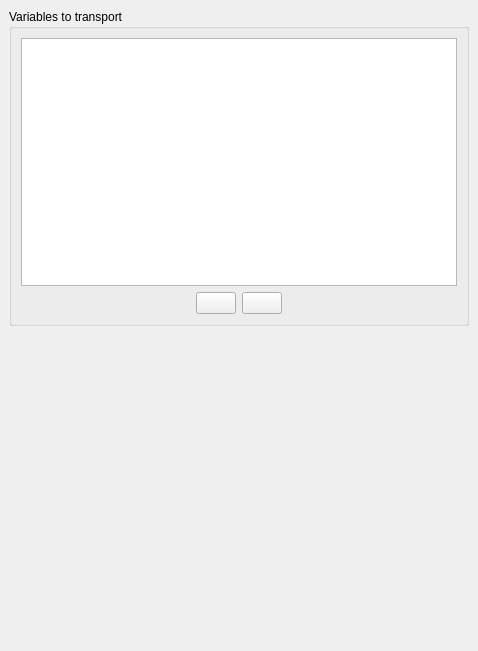
<?xml version="1.0" encoding="UTF-8"?>
<ui version="4.0">
 <class>DefineUserSolverVariablesForm</class>
 <widget class="QWidget" name="DefineUserSolverVariablesForm">
  <property name="geometry">
   <rect>
    <x>0</x>
    <y>0</y>
    <width>478</width>
    <height>651</height>
   </rect>
  </property>
  <property name="windowTitle">
   <string>Form</string>
  </property>
  <layout class="QGridLayout">
   <property name="margin">
    <number>9</number>
   </property>
   <property name="spacing">
    <number>6</number>
   </property>
   <item row="2" column="0">
    <spacer>
     <property name="orientation">
      <enum>Qt::Vertical</enum>
     </property>
     <property name="sizeHint" stdset="0">
      <size>
       <width>457</width>
       <height>20</height>
      </size>
     </property>
    </spacer>
   </item>
   <item row="1" column="0">
    <widget class="QGroupBox" name="groupBox_2">
     <property name="toolTip">
      <string>&lt;html&gt;&lt;head/&gt;&lt;body&gt;&lt;p&gt;&lt;span style=&quot; font-size:9pt;&quot;&gt;Solve additional user scalars transport equations. Thermal scalars defined in the thermal model menu are also shown here.&lt;/span&gt;&lt;/p&gt;&lt;/body&gt;&lt;/html&gt;</string>
     </property>
     <property name="title">
      <string>Variables to transport</string>
     </property>
     <layout class="QGridLayout">
      <property name="margin">
       <number>9</number>
      </property>
      <property name="spacing">
       <number>6</number>
      </property>
      <item row="1" column="0">
       <layout class="QHBoxLayout">
        <property name="spacing">
         <number>6</number>
        </property>
        <property name="margin">
         <number>0</number>
        </property>
        <item>
         <spacer>
          <property name="orientation">
           <enum>Qt::Horizontal</enum>
          </property>
          <property name="sizeHint" stdset="0">
           <size>
            <width>20</width>
            <height>20</height>
           </size>
          </property>
         </spacer>
        </item>
        <item>
         <layout class="QHBoxLayout">
          <property name="spacing">
           <number>6</number>
          </property>
          <property name="margin">
           <number>0</number>
          </property>
          <item>
           <widget class="QPushButton" name="pushButtonNew">
            <property name="toolTip">
             <string>&lt;html&gt;&lt;head/&gt;&lt;body&gt;&lt;p&gt;&lt;span style=&quot; font-size:9pt;&quot;&gt;Add a new user scalar.&lt;/span&gt;&lt;/p&gt;&lt;/body&gt;&lt;/html&gt;</string>
            </property>
            <property name="text">
             <string/>
            </property>
            <property name="icon">
             <iconset resource="resources_pages.qrc">
              <normaloff>:/new/prefix1/icons/22x22/add.png</normaloff>:/new/prefix1/icons/22x22/add.png</iconset>
            </property>
           </widget>
          </item>
          <item>
           <widget class="QPushButton" name="pushButtonDelete">
            <property name="toolTip">
             <string>&lt;html&gt;&lt;head/&gt;&lt;body&gt;&lt;p&gt;&lt;span style=&quot; font-size:9pt;&quot;&gt;Remove the last added user scalar.&lt;/span&gt;&lt;/p&gt;&lt;/body&gt;&lt;/html&gt;</string>
            </property>
            <property name="text">
             <string/>
            </property>
            <property name="icon">
             <iconset resource="resources_pages.qrc">
              <normaloff>:/new/prefix1/icons/22x22/remove.png</normaloff>:/new/prefix1/icons/22x22/remove.png</iconset>
            </property>
           </widget>
          </item>
         </layout>
        </item>
        <item>
         <spacer>
          <property name="orientation">
           <enum>Qt::Horizontal</enum>
          </property>
          <property name="sizeHint" stdset="0">
           <size>
            <width>16</width>
            <height>16</height>
           </size>
          </property>
         </spacer>
        </item>
       </layout>
      </item>
      <item row="0" column="0">
       <widget class="QTableView" name="tableVariables">
        <property name="toolTip">
         <string>&lt;html&gt;&lt;head/&gt;&lt;body&gt;&lt;p&gt;&lt;span style=&quot; font-size:9pt;&quot;&gt;Solve additional user scalars transport equations. Thermal scalars defined in the thermal model menu are also shown here.&lt;/span&gt;&lt;/p&gt;&lt;p&gt;&lt;span style=&quot; font-size:9pt;&quot;&gt;(Code_Saturne key words: &lt;/span&gt;&lt;span style=&quot; font-size:9pt; font-weight:600;&quot;&gt;NSCAUS&lt;/span&gt;&lt;span style=&quot; font-size:9pt;&quot;&gt;, &lt;/span&gt;&lt;span style=&quot; font-size:9pt; font-weight:600;&quot;&gt;ITURT&lt;/span&gt;&lt;span style=&quot; font-size:9pt;&quot;&gt;)&lt;/span&gt;&lt;/p&gt;&lt;/body&gt;&lt;/html&gt;</string>
        </property>
        <property name="editTriggers">
         <set>QAbstractItemView::DoubleClicked</set>
        </property>
        <property name="alternatingRowColors">
         <bool>true</bool>
        </property>
        <property name="selectionMode">
         <enum>QAbstractItemView::ExtendedSelection</enum>
        </property>
        <property name="selectionBehavior">
         <enum>QAbstractItemView::SelectRows</enum>
        </property>
       </widget>
      </item>
     </layout>
    </widget>
   </item>
  </layout>
 </widget>
 <resources>
  <include location="resources_pages.qrc"/>
 </resources>
 <connections/>
</ui>
